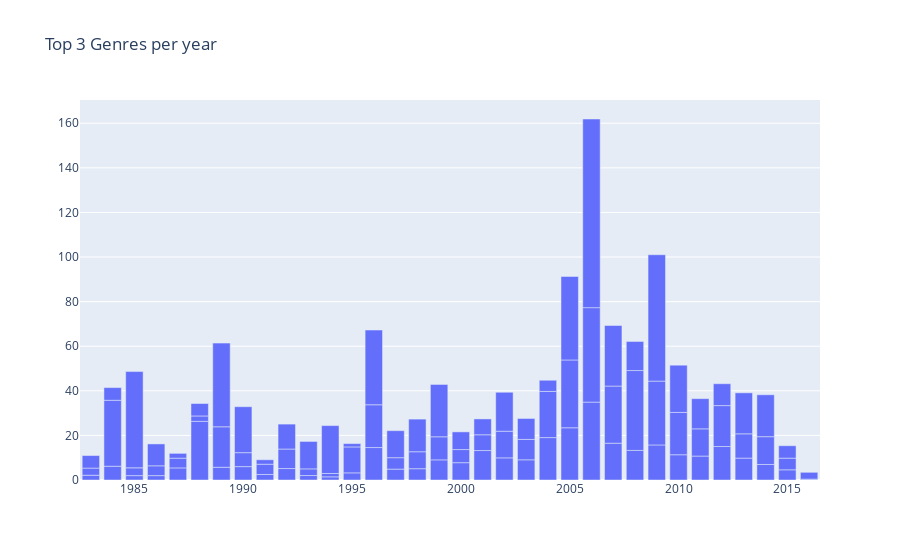

Source (notebook cell):
### Code cell
#Fix this - Top 3 Genres per Year 

import plotly.graph_objects as go

fig = go.Figure(data = [go.Bar(x = nintendo_year.Year, y = nintendo_year.Global_Sales)])

fig.update_layout(barmode = "stack"
                 , title_text = "Top 3 Genres per year")

fig.show()
